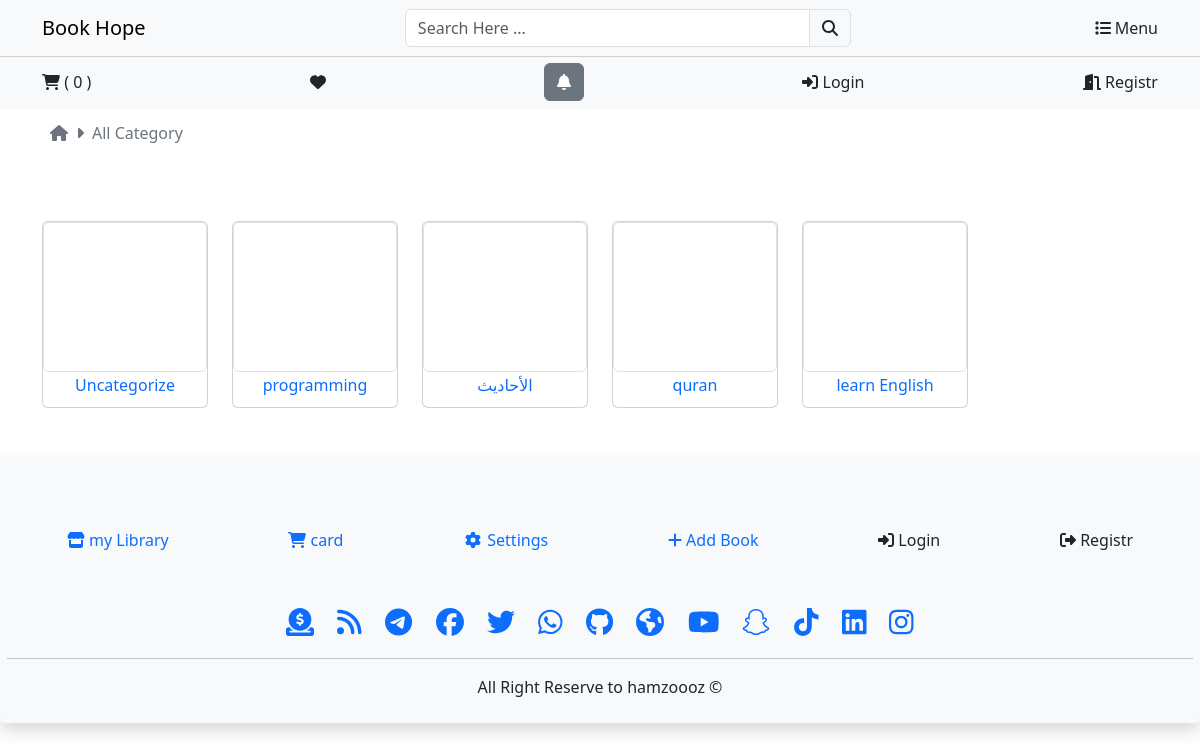
Page /categories/ on the committed database.
### books/models.py (models this page shows, shortened)
class Category(models.Model):
    create_by = models.ForeignKey(Profile, on_delete=models.CASCADE,default='uncategoraize')
    name = models.CharField(max_length=150, null=False, blank=False)
    slug = models.SlugField(unique=True, max_length=150, null=False, blank=False)
    image = models.ImageField(upload_to=get_file_path_cat,null=True, blank=True,   default='defualt-pic-avater.jpg')
    descrption = models.TextField(max_length=500,  blank=True, null=True)
    status = models.BooleanField(default=False, help_text='0=default, 1 = hidden')
    trending = models.BooleanField( default=False, help_text='0=default, 1 = Trending')
    meta_tilte = models.CharField(max_length=150,  blank=True, null=True)
    meta_keyword = models.CharField(max_length=150,  blank=True, null=True)
    meta_description = models.CharField(max_length=150,  blank=True, null=True)
    create_at = models.DateTimeField(auto_now_add=True)
    update_at = models.DateTimeField(auto_now=True)

### books/views.py (the view)
# urls.py: path('categories/', views.category, name='categories'),
def category(request):
    categoreis = Category.objects.all()
    return render(request, 'core/category.html', {'categoreis': categoreis})

### templates/core/category.html (shortened to what this page needs)
{% extends 'base.html' %}
{% load static %}
{% block content %}
<div class="container d-flex  ">
    <div class="py-1 bg-secondary1  d-flex align-items-center ">
        <a href="{% url 'frontpage'  %}" class="text-secondary  p-2 "><i class="fa fa-home"></i> </a><i class="fa fa-caret-right text-secondary  "></i>
        <span class="text-secondary  p-2 "> All Category </span>
    </div>
</div>
<div class="py-5">
    <div class="container">
        <div class="row">
            {% for category in categoreis  %}
                <div class="col-6 col-md-3 col-lg-2 ">
                    <div class="card-body mt-3">
                        <div class="card">
                            <a href="{% url 'category_detail' category.slug %}">
                            <div class="coner card-img-top lazyOwl  rounded img-thumbnail  mx-auto d-block " style="background-image: url('{{ category.image.url }}') ; width: 15rem; height: 150px; background-position: center; background-size: contain; background-repeat: no-repeat; "> </div>
                                <div class="card-body p-1"> <h5 class="card-title name-book text-center fs-6 ">{{ category.name }}</h5> </a>
                            </div>
                        </div>
                    </div>
                </div>
            {% endfor %}
{% endblock content %}

### static/assets/css/main.css (style rules this page uses)
a { text-decoration: none; }

### rows in the picture
Category: name "Uncategorize"
Category: name "programming"
Category: name "الأحاديث"
Category: name "quran"
Category: name "learn English"

### other values in the picture
{{ cart|length }} "0"
